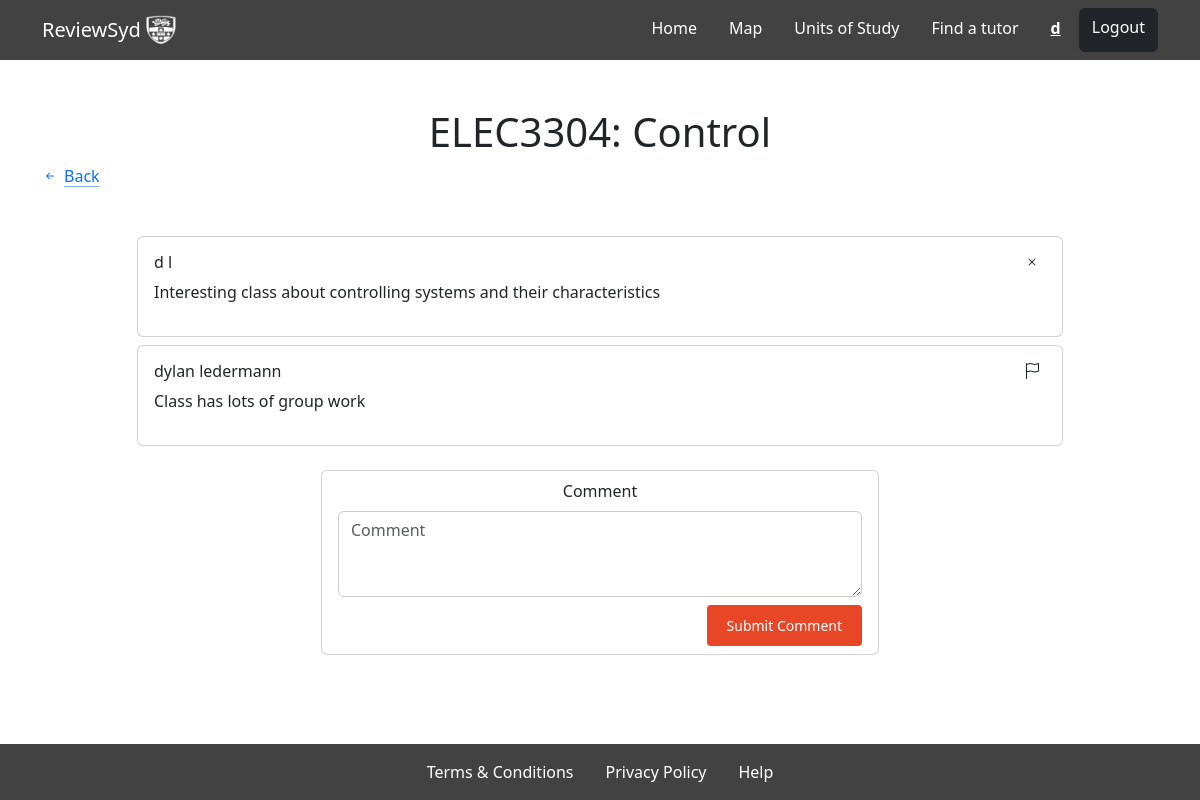
/UoS/Control/ (signed in), run on the app's committed database.
### myapp/models.py (models this page shows)
class UoS(models.Model):
    code = models.CharField(max_length=255)
    name = models.CharField(max_length=255)
    description = models.TextField(null=True, blank=True)

class UoSComment(models.Model):
    user = models.ForeignKey(User, on_delete=models.CASCADE, null=True, blank=True)
    comment = models.CharField(max_length=255)
    uos = models.ForeignKey(UoS, on_delete=models.CASCADE, related_name='uos_comment', null=True, blank=True)
    report=models.ManyToManyField(User, through='UoSRep', related_name='uos_reports')

### myapp/views.py (the view)
# urls.py: path("UoS/<str:Uos>/", views.UoStudy, name="UoS"),
@login_required
def UoStudy(request, Uos):
    try:
        UoStudy=UoS.objects.get(name=Uos)
        curr=request.user
        pCom=UoStudy.uos_comment.filter(user=curr)
        oCom=UoStudy.uos_comment.filter(~Q(user=curr))
    except UoS.DoesNotExist:
        raise Http404("Unit of study does not exist")
    return render(request, "UoS.html", {"UoS":UoStudy, "pCom":pCom, "oCom":oCom})

### myapp/templates/UoS.html (shortened to what this page needs)
{%extends "hf.html"%}{%block title%}{{UoS.code}}{%endblock%}
{%block content%}
<div class="container py-5">
    <div id="UoS" class="font-weight-bold h1 text-center">{{UoS.code}}: {{UoS.name}}</div>
    <a class="icon-link icon-link-hover pb-5" href="{% url 'UoSList' %}">
        <svg xmlns="http://www.w3.org/2000/svg" width="16" height="16" fill="currentColor" class="bi bi-arrow-left-short" viewBox="0 0 16 16">
            <path fill-rule="evenodd" d="M12 8a.5.5 0 0 1-.5.5H5.707l2.147 2.146a.5.5 0 0 1-.708.708l-3-3a.5.5 0 0 1 0-.708l3-3a.5.5 0 1 1 .708.708L5.707 7.5H11.5a.5.5 0 0 1 .5.5z"/>
        </svg>
        Back
    </a>
    <div class="row text-center pb-3" id="comment-container">
        {% for com in pCom %}
            <div class="col-md-10 mx-auto mb-2">
                <div class="card">
                    <div class="card-body">
                        <div class="card-text">
                            <div class="row">
                                <div class="col-3">
                                    <h6 class="card-title" style="text-align: left;">{{com.user.first_name}} {{com.user.last_name}}</h6>
                                </div>
                                <div class="col-8"></div>
                                <div class="col-1 d-flex justify-content-end">
                                    <button id="del" class="card border-0">
                                    </button>
                                </div>
                            </div>
                            <p style="text-align: left;">{{com.comment}}</p>
                        </div>
                    </div>
                </div>
            </div>
        {% endfor %}
        {% for com in oCom %}
            <div class="col-md-10 mx-auto mb-2">
                <div class="card">
                    <div class="card-body">
                        <div class="card-text">
                            <div class="row no-gutters">
                                <div class="col-3">
                                    <h6 class="card-title" style="text-align: left;">{{com.user.first_name}} {{com.user.last_name}}</h6>
                                </div>
                                <div class="col-8"></div>
                                  <div class="col-1 d-flex justify-content-end">
                                    {% if user in com.report.all %}
                                        <button id="reported" class="card mx-left border-0 d-flex">
                                            <svg xmlns="http://www.w3.org/2000/svg" width="16" height="16" fill="currentColor" class="bi bi-flag-fill" viewBox="0 0 16 16">
                                                <path d="M14.778.085A.5.5 0 0 1 15 .5V8a.5.5 0 0 1-.314.464L14.5 8l.186.464-.003.001-.006.003-.023.009a12.435 12.435 0 0 1-.397.15c-.264.095-.631.223-1.047.35-.816.252-1.879.523-2.71.523-.847 0-1.548-.28-2.158-.525l-.028-.01C7.68 8.71 7.14 8.5 6.5 8.5c-.7 0-1.638.23-2.437.477A19.626 19.626 0 0 0 3 9.342V15.5a.5.5 0 0 1-1 0V.5a.5.5 0 0 1 1 0v.282c.226-.079.496-.17.79-.26C4.606.272 5.67 0 6.5 0c.84 0 1.524.277 2.121.519l.043.018C9.286.788 9.828 1 10.5 1c.7 0 1.638-.23 2.437-.477a19.587 19.587 0 0 0 1.349-.476l.019-.007.004-.002h.001"/>
                                              </svg>
                                            <span id="{{ com.id }}"></span>
                                        </button>
                                    {% else %}
                                        <button id="unreported" class="card mx-left border-0 d-flex">
                                        </button>
                                    {% endif %}
                                </div>
                            </div>
                            <p style="text-align: left;">{{com.comment}}</p>
                        </div>
                    </div>
                </div>
            </div>
        {% endfor %}
    </div>
    <form id="commentForm" class="needs-validation mx-auto w-50 card text-center px-3" novalidate>
        <div class="py-2">
            <label for="Comment" class="form-label">Comment</label>
            <textarea type="text" class="form-control" id="Comment" rows="3" placeholder="Comment" style="border: 1px solid #ccc;" required></textarea>
        </div>
        <div class="d-flex justify-content-end">
            <button type="submit" class="btn btn-sm mb-2 review-button">Submit Comment</button>
        </div>
    </form>
</div>
{%endblock%}

### myapp/templates/hf.html (shortened to what this page needs)
{% load static %}
<!DOCTYPE html>
<html>
    <head>
        <link rel="stylesheet" href="{% static 'style.css' %}">
        <link href="https://cdn.jsdelivr.net/npm/bootstrap@5.3.2/dist/css/bootstrap.min.css" rel="stylesheet">
    </head>
<body>
    <nav class="navbar navbar-expand-lg navbar-light navbar-custom">
        <div class="container">
            <a class="navbar-brand" href="{% url 'location list' %}">
                ReviewSyd
                <img src="/static/images/logo-white.png" width="30" height="30" class="d-inline-block align-top" alt="">
            </a>
            <div class="collapse navbar-collapse justify-content-end" id="navbarNav">
                <ul class="navbar-nav">
                    <li class="nav-item">
                        <a class="nav-link {% if navbar == 'home' %} active {% endif %} me-3" aria-current="page" href="{% url 'location list' %}">Home</a>
                    </li>
                    <li class="nav-item">
                        <a class="nav-link {% if navbar == 'locationsMap' %} active {% endif %} me-3" aria-current="page" href="{% url 'locationsMap' %}">Map</a>
                    </li>
                    <li class="nav-item">
                        <a class="nav-link {% if navbar == 'uos' %} active {% endif %} me-3" aria-current="page" href="{% url 'UoSList' %}">Units of Study</a>
                    </li>
                    <li class="nav-item">
                        <a class="nav-link {% if navbar == 'tutor' %} active {% endif %} me-3" aria-current="page" href="{% url 'findTutor' %}">Find a tutor</a>
                    </li>
                    {% if user.is_authenticated %}
                        <li class="nav-item">
                            <a href="{% url 'accountSettings' %}" class="nav-link nav-name" style="color: white; text-decoration: underline; margin-right: 10px;">{{ user.first_name }}</a>
                        </li>
                    {% endif %}
                    {% if not user.is_authenticated %}
                        <a href="{% url 'login_view' %}" class="btn btn-primary rounded-2">Login</a>
                    {% else %}
                        <a href="{% url 'logout_view' %}" class="btn btn-dark rounded-2">Logout</a>
                    {% endif %}
                </ul>
            </div>
        </div>
    </nav>
    <div>
        {% block content %}
        {% endblock content %}
    </div>
    <nav class="navbar navbar-expand-lg navbar-light navbar-custom fixed-bottom" id="botNavbar">
        <div class="container-fluid justify-content-center" id="botNavbar">
            <ul class="navbar-nav">
                <li class="nav-item">
                    <a class="nav-link me-3" href="{% url 'terms and conditions' %}">Terms & Conditions</a>
                </li>
                <li class="nav-item">
                    <a class="nav-link me-3" href="{% url 'privacy' %}">Privacy Policy</a>
                </li>
                <li class="nav-item">
                    <a class="nav-link" href="{% url 'help' %}">Help</a>
                </li>
            </ul>
        </div>
    </nav>
</body>
</body>
</html>

### myapp/templates/hf.html (style rules this page uses)
.navbar-custom { background-color: #424242; }
.navbar-custom .navbar-brand, .navbar-custom .navbar-text, .navbar-custom .navbar-nav .nav-link { color: white; }
.nav-name { background-color: #424242; font-weight: bold; padding: 10px 15px; position: relative; top: -2px; }

### myapp/templates/UoS.html (style rules this page uses)
.review-button { background-color: #E74726; border: 2px #E74726; color: white; padding: 10px 20px; text-decoration: none; }

### data on the page
UoS: code "ELEC3304", name "Control"
UoSComment: user.first_name "d", user.last_name "l", comment "Interesting class about controlling systems and their characteristics"
UoSComment: user.first_name "dylan", user.last_name "ledermann", comment "Class has lots of group work"

### other printed values
{{ user.first_name }} "d"
